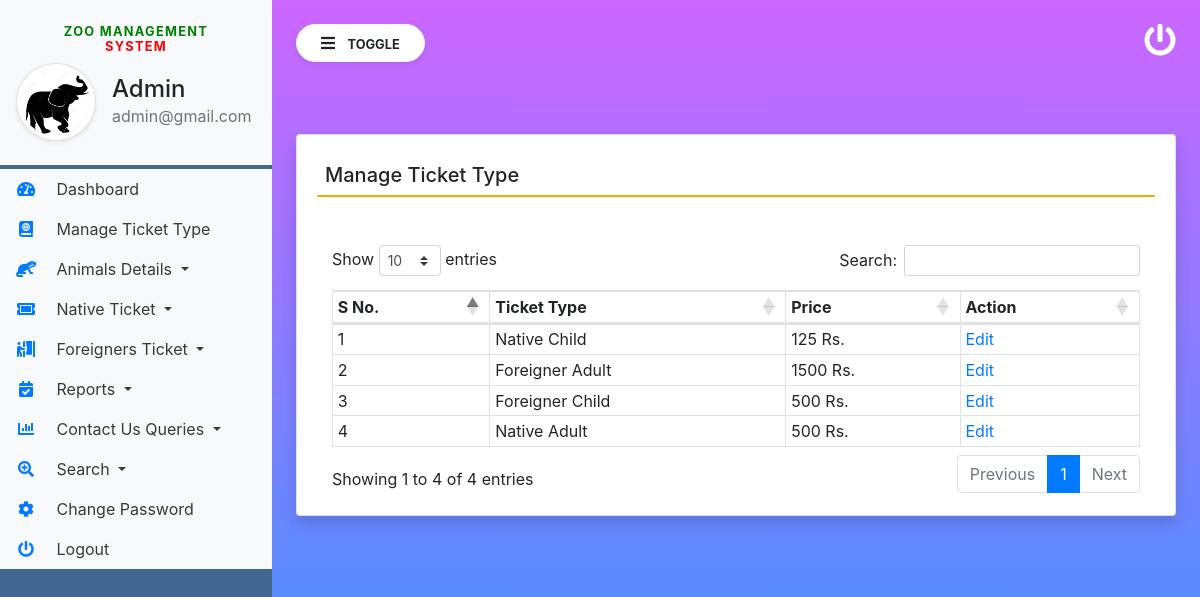
/manage_Ticket_Type (signed in), run on the app's committed database.
### zoo/models.py (models this page shows, shortened)
class Tickettype(models.Model):
    TicketType = models.CharField(max_length=200, null=True)
    Price = models.CharField(max_length=150, null=True)
    CreationDate = models.DateTimeField(auto_now_add=True)

### zoo/views.py (the view)
# urls.py: path('manage_Ticket_Type', manage_Ticket_Type, name='manage_Ticket_Type'),
def manage_Ticket_Type(request):
    if not request.user.is_authenticated:
        return redirect('admin_login')
    ticket = Tickettype.objects.all()
    return render(request, 'manage_Ticket_Type.html', locals())

### zoo/templates/manage_Ticket_Type.html
{% extends 'admin_base.html' %}
{% block main  %}
<div class="card shadow mt-5">
    <div class="card-body">
        <h5 class="p-2" style="border-bottom: 2px solid orange;">Manage Ticket Type</h5>
        <div class="container-fluid mt-5">
            <table class="table table-bordered table-sm" id="example">
                <thead>
                <tr>
                    <th>S No.</th>
                    <th>Ticket Type</th>
                    <th>Price</th>
                    <th>Action</th>
                </tr>
                </thead>
                <tbody>
                  {% for i in ticket %}
                <tr>
                    <td>{{forloop.counter}}</td>
                    <td>{{i.TicketType}}</td>
                    <td>{{i.Price}} Rs.</td>
                    <td><a href="{% url 'edit_TicketType' i.id %}" class="text-primary">Edit</a>
                    </td>
                </tr>
                  {% endfor %}
                </tbody>
            </table>
        </div>
    </div>
</div>
{% endblock %}

### zoo/templates/admin_base.html (shortened to what this page needs)
{% load static %}
<html lang="en">
<head>
    <link rel="stylesheet" href="https://maxcdn.bootstrapcdn.com/bootstrap/4.3.1/css/bootstrap.min.css">
    <link rel="stylesheet" href="https://use.fontawesome.com/releases/v5.6.3/css/all.css"
>
    <link rel="stylesheet" href="https://cdnjs.cloudflare.com/ajax/libs/twitter-bootstrap/4.5.2/css/bootstrap.css">
    <link rel="stylesheet" href="https://cdn.datatables.net/1.11.3/css/dataTables.bootstrap4.min.css">
    <link rel="stylesheet" type="text/css" href="{% static 'css/sidebar.css' %}">
</head>
<body>
<div class="vertical-nav bg-custom" id="sidebar">
    <div class="py-4 px-3 mb-1 bg-light">
        <center><h4 class="font-weight-bold text-uppercase px-3 small dashboard-text"><span style="color: green">Zoo Management</span> <span style="color: red">System</span></h4></center>
        <div class="media d-flex align-items-center">
            <img src="{% static 'images/animal1.png' %}" width="80" height="80"
                 class="mr-3 rounded-circle img-thumbnail shadow-sm">
            <div class="media-body">
                <h4 class="mb-0">Admin</h4>
                <p class="text-muted mb-0">{{request.user.email}}</p>
            </div>
        </div>
    </div>
    <ul class="nav flex-column bg-white">
        <li class="nav-item">
            <a href="{% url 'admin_home' %}" class="nav-link text-dark bg-light">
                <i class="fas fa-tachometer-alt fa-fw mr-3 text-primary"></i>
                Dashboard
            </a>
        </li>
        <li class="nav-item">
            <a href="{% url 'manage_Ticket_Type' %}" class="nav-link text-dark bg-light">
                <i class="fas fa-atlas mr-3 text-primary fa-fw"></i>
                Manage Ticket Type
            </a>
        </li>
        <li class="nav-item dropdown">
            <a class="nav-link dropdown-toggle text-dark bg-light" href="#" data-toggle="dropdown">
                <i class="fas fa-otter mr-3 text-primary fa-fw"></i> Animals Details
            </a>
        </li>
        <li class="nav-item dropdown">
            <a class="nav-link dropdown-toggle text-dark bg-light" href="#" id="navbardrop" data-toggle="dropdown">
                <i class="fas fa-ticket-alt mr-3 text-primary fa-fw"></i> Native Ticket
            </a>
        </li>
        <li class="nav-item dropdown">
            <a class="nav-link dropdown-toggle text-dark bg-light" href="#" data-toggle="dropdown">
                <i class="fas fa-person-booth mr-3 text-primary fa-fw"></i> Foreigners Ticket
            </a>
        </li>
        <li class="nav-item dropdown">
            <a class="nav-link dropdown-toggle text-dark bg-light" href="#" data-toggle="dropdown">
                <i class="fas fa-calendar-check mr-3 text-primary fa-fw"></i> Reports
            </a>
        </li>
        <li class="nav-item dropdown">
            <a class="nav-link dropdown-toggle text-dark bg-light" href="#" data-toggle="dropdown">
                <i class="fas fa-chart-bar mr-3 text-primary fa-fw"></i> Contact Us Queries
            </a>
        </li>
        <li class="nav-item dropdown">
            <a class="nav-link dropdown-toggle text-dark bg-light" href="#" data-toggle="dropdown">
                <i class="fas fa-search-plus mr-3 text-primary fa-fw"></i> Search
            </a>
        </li>
        <li class="nav-item">
            <a href="{% url 'changePassword' %}" class="nav-link text-dark bg-light">
                <i class="fas fa-cog mr-3 text-primary fa-fw"></i>
                Change Password
            </a>
        </li>
        <li class="nav-item">
            <a href="/logout" class="nav-link text-dark bg-light">
                <i class="fas fa-power-off mr-3 text-primary fa-fw"></i>
                Logout
            </a>
        </li>
    </ul>
</div>
<div class="page-content p-4" id="content">
    <a href="/logout" title="logout" class="float-right text-white"><i class="fas fa-power-off fa-2x"></i></a>
    <button id="sidebarCollapse" type="button" class="btn btn-light bg-white rounded-pill shadow-sm px-4 mb-4">
        <i class="fas fa-bars mr-2"></i>
        <small class="text-uppercase font-weight-bold">Toggle</small>
    </button>
    {% block main %}
    {% endblock %}
</div>
</body>
</html>

### zoo/static/css/sidebar.css (style rules this page uses)
body { background: linear-gradient(to bottom, #cc66ff 0%, #3399ff 100%); min-height:100vh; }
.vertical-nav { min-width : 17rem; width : 17rem; height:100vh; position:fixed; top:0; left:0; transition: all 0.4s; }
.page-content { width:calc(100% - 17rem); margin-left:17rem; transition:all 0.4s; }
.dashboard-text { letter-spacing : 0.1em; color : #aaa; }
.bg-custom { background-color: #406893!important; }

### data on the page
Tickettype: TicketType "Native Child", Price "125"
Tickettype: TicketType "Foreigner Adult", Price "1500"
Tickettype: TicketType "Foreigner Child", Price "500"
Tickettype: TicketType "Native Adult", Price "500"

### other printed values
{{ request.user.email }} "admin@gmail.com"
